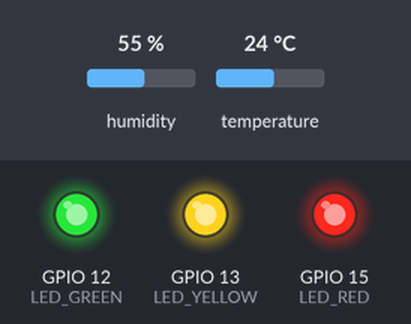
Recording of a sketch running on a simulated ESP8266 (NodeMCU). Shown: output pins drawn as LEDs (lit = HIGH). The inputs (shaded band) are chosen by the test bench; at power-on: humidity 55 %, temperature 24 °C. WiFi joins after 1.5 s; servers stay silent unless stated; uploads are accepted with an empty reply; what the sketch prints to the serial monitor is not drawn.

Above: at 1.79 s.
At 4.2 s:
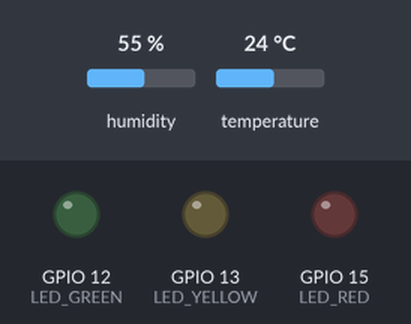
Timing chart, 0 to 8.0 s (numbered marks = the images above):
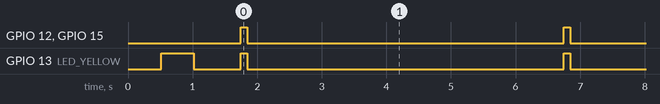

Measured:
- by itself, GPIO 12 (LED_GREEN), GPIO 15 (LED_RED): alternates HIGH for 0.10 s and LOW for 4.9 s
- by itself, GPIO 13 (LED_YELLOW): repeats every 5.0 s: HIGH 0.10 s, LOW 4.9 s

The sketch:

esp_dht11_restapi.ino
```cpp
/**
 * ESP8266 / ESP32 Forest Fire Telemetry Node (Direct REST API Client)
 *
 * This sketch runs on an ESP8266 or ESP32 microcontroller. It:
 * 1. Connects to Wi-Fi.
 * 2. Reads Temperature and Humidity from a DHT11 sensor.
 * 3. Sends a JSON POST request to the Flask backend endpoint (/api/readings).
 * 4. Parses the returned threat analysis to actuate warning LEDs.
 *
 * Required Arduino Libraries:
 * - DHT sensor library (by Adafruit)
 * - Adafruit Unified Sensor (by Adafruit)
 * - ArduinoJson (by Benoit Blanchon, supports v6 or v7)
 */

#if defined(ESP8266)
  #include <ESP8266WiFi.h>
  #include <ESP8266HTTPClient.h>
#elif defined(ESP32)
  #include <WiFi.h>
  #include <HTTPClient.h>
#else
  #error "This board is not supported. Please compile for ESP8266 or ESP32."
#endif

#include <WiFiClient.h>
#include <DHT.h>
#include <ArduinoJson.h>

// =========================================================================
// Configuration
// =========================================================================

// Wi-Fi Credentials
const char* ssid = "YOUR_WIFI_SSID";
const char* password = "YOUR_WIFI_PASSWORD";

// Server API Endpoint
// Replace with the actual IP address of the PC running the Flask server
const char* serverUrl = "http://192.168.1.100:5000/api/readings";

// Telemetry Interval (milliseconds)
const unsigned long interval = 5000;

// DHT Sensor Settings
#define DHTPIN 4     // Pin D2 on NodeMCU/ESP8266 (GPIO 4), or Pin 4 on ESP32
#define DHTTYPE DHT11

// Warning LED Pin Configurations
#define LED_GREEN 12  // Pin D6 on ESP8266 (GPIO 12), or GPIO 12 on ESP32
#define LED_YELLOW 13 // Pin D7 on ESP8266 (GPIO 13), or GPIO 13 on ESP32
#define LED_RED 15    // Pin D8 on ESP8266 (GPIO 15), or GPIO 15 on ESP32

// =========================================================================
// Global Instances
// =========================================================================
DHT dht(DHTPIN, DHTTYPE);
unsigned long lastExecutionTime = 0;

void setup() {
  Serial.begin(115200);
  delay(10);
  Serial.println("\n--- Forest Fire Detection Node Initializing ---");

  // Initialize LEDs
  pinMode(LED_GREEN, OUTPUT);
  pinMode(LED_YELLOW, OUTPUT);
  pinMode(LED_RED, OUTPUT);

  // Turn off all LEDs initially
  digitalWrite(LED_GREEN, LOW);
  digitalWrite(LED_YELLOW, LOW);
  digitalWrite(LED_RED, LOW);

  // Initialize Sensor
  dht.begin();
  Serial.println("[OK] DHT11 sensor initialized.");

  // Connect to Wi-Fi Network
  connectWiFi();
}

void loop() {
  // Check WiFi connection status and reconnect if needed
  if (WiFi.status() != WL_CONNECTED) {
    connectWiFi();
  }

  // Non-blocking timer execution
  unsigned long currentTime = millis();
  if (currentTime - lastExecutionTime >= interval || lastExecutionTime == 0) {
    lastExecutionTime = currentTime;

    // 1. Read environmental data
    float temp = dht.readTemperature();
    float hum = dht.readHumidity();

    if (isnan(temp) || isnan(hum)) {
      Serial.println("[ERR] Failed to read from DHT11 sensor.");
      triggerSensorErrorLEDs();
      return;
    }

    Serial.printf("\n[Readings] Temp: %.1f°C | Humidity: %.1f%%\n", temp, hum);

    // 2. Send POST request with JSON payload
    sendTelemetry(temp, hum);
  }
}

// =========================================================================
// Helper Functions
// =========================================================================

void connectWiFi() {
  Serial.print("[WiFi] Connecting to: ");
  Serial.println(ssid);

  WiFi.begin(ssid, password);

  int attempts = 0;
  while (WiFi.status() != WL_CONNECTED && attempts < 20) {
    delay(500);
    Serial.print(".");
    attempts++;

    // Toggle Yellow LED while connecting
    digitalWrite(LED_YELLOW, !digitalRead(LED_YELLOW));
  }

  if (WiFi.status() == WL_CONNECTED) {
    digitalWrite(LED_YELLOW, LOW); // Turn off indicator
    Serial.println("\n[WiFi] Connected successfully!");
    Serial.print("[WiFi] IP Address: ");
    Serial.println(WiFi.localIP());
  } else {
    Serial.println("\n[WiFi] Connection failed. Re-trying next cycle.");
    triggerSensorErrorLEDs();
  }
}

void sendTelemetry(float temp, float hum) {
  WiFiClient client;
  HTTPClient http;

  Serial.println("[HTTP] Connecting to API server...");

  if (http.begin(client, serverUrl)) {
    http.addHeader("Content-Type", "application/json");

    // Create JSON Document (requires about 96 bytes of stack allocation)
    StaticJsonDocument<128> doc;
    doc["temperature"] = temp;
    doc["humidity"] = hum;

    String requestBody;
    serializeJson(doc, requestBody);

    // Send HTTP POST Request
    int httpResponseCode = http.POST(requestBody);

    if (httpResponseCode > 0) {
      Serial.printf("[HTTP] POST Response Code: %d\n", httpResponseCode);

      if (httpResponseCode == HTTP_CODE_OK || httpResponseCode == 201) {
        String responseBody = http.getString();
        parseAPIResponse(responseBody);
      } else {
        Serial.println("[HTTP] Server returned error status.");
        triggerSensorErrorLEDs();
      }
    } else {
      Serial.printf("[HTTP] POST failed. Error: %s\n", http.errorToString(httpResponseCode).c_str());
      triggerSensorErrorLEDs();
    }

    http.end();
  } else {
    Serial.println("[HTTP] Unable to establish connection to server URL.");
    triggerSensorErrorLEDs();
  }
}

void parseAPIResponse(String jsonString) {
  // Allocate memory for parsing response JSON
  StaticJsonDocument<256> responseDoc;
  DeserializationError error = deserializeJson(responseDoc, jsonString);

  if (error) {
    Serial.print("[JSON] Deserialization failed: ");
    Serial.println(error.f_str());
    triggerSensorErrorLEDs();
    return;
  }

  // Validate backend response fields
  bool success = responseDoc["success"] | false;
  if (!success) {
    Serial.println("[API] Warning: Server response indicated unsuccessful prediction.");
    return;
  }

  float riskScore = responseDoc["confidence"] | 0.0;
  const char* riskLevel = responseDoc["risk_level"] | "UNKNOWN";
  const char* recommendation = responseDoc["recommendation"] | "N/A";

  Serial.printf("[API] Risk Probability: %.1f%%\n", riskScore * 100.0);
  Serial.printf("[API] Risk Level: %s\n", riskLevel);
  Serial.printf("[API] Recommendation: %s\n", recommendation);

  // Update LED states based on risk probability
  updateLEDs(riskScore);
}

void updateLEDs(float risk) {
  // Turn off all warning LEDs
  digitalWrite(LED_GREEN, LOW);
  digitalWrite(LED_YELLOW, LOW);
  digitalWrite(LED_RED, LOW);

  if (risk < 0.35) {
    // Low risk: Green LED ON
    digitalWrite(LED_GREEN, HIGH);
  } else if (risk < 0.65) {
    // Medium risk: Yellow LED ON
    digitalWrite(LED_YELLOW, HIGH);
  } else {
    // High/Critical risk: Red LED ON
    digitalWrite(LED_RED, HIGH);
  }
}

void triggerSensorErrorLEDs() {
  // Error state: Flashing all LEDs simultaneously
  digitalWrite(LED_GREEN, HIGH);
  digitalWrite(LED_YELLOW, HIGH);
  digitalWrite(LED_RED, HIGH);
  delay(100);
  digitalWrite(LED_GREEN, LOW);
  digitalWrite(LED_YELLOW, LOW);
  digitalWrite(LED_RED, LOW);
}
```
